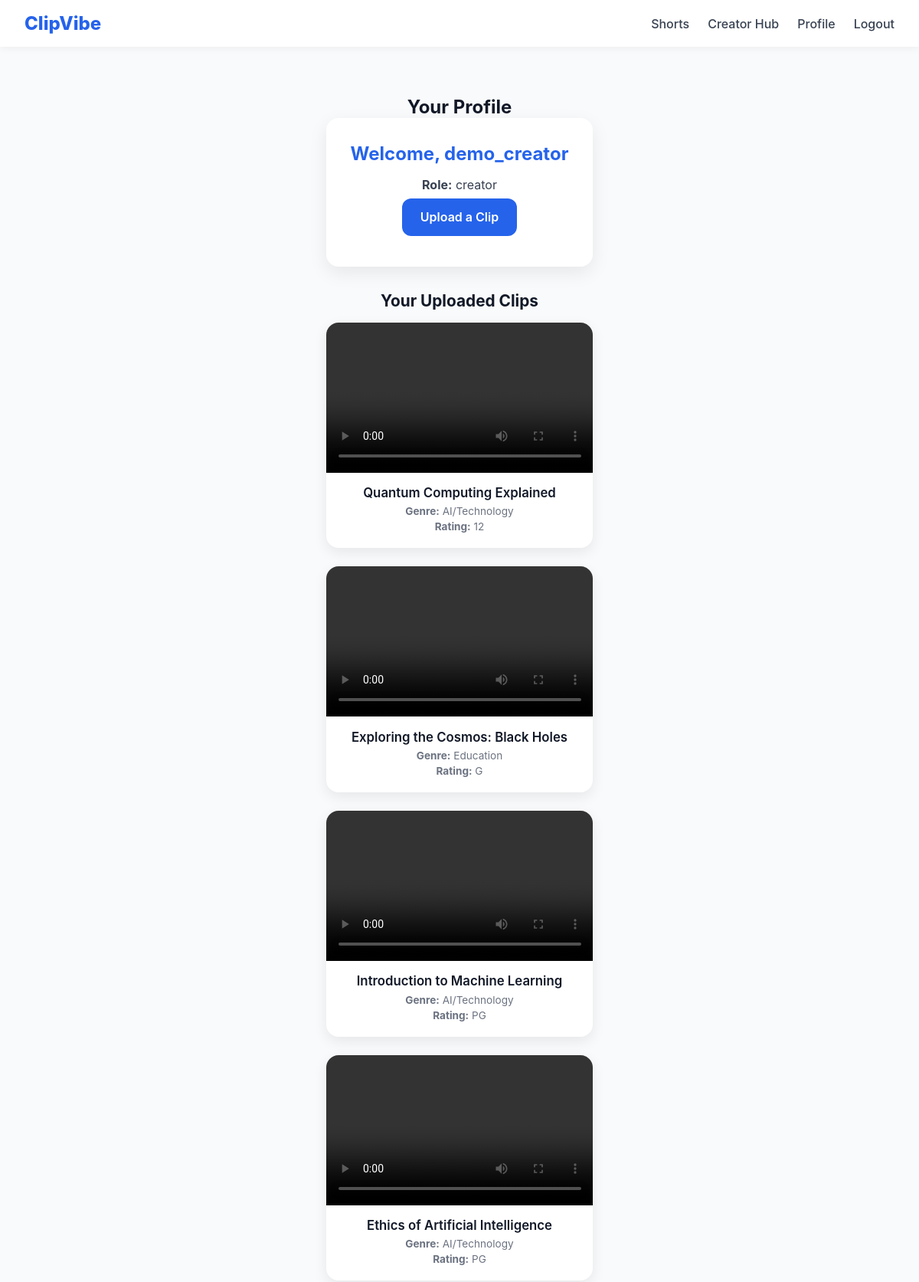
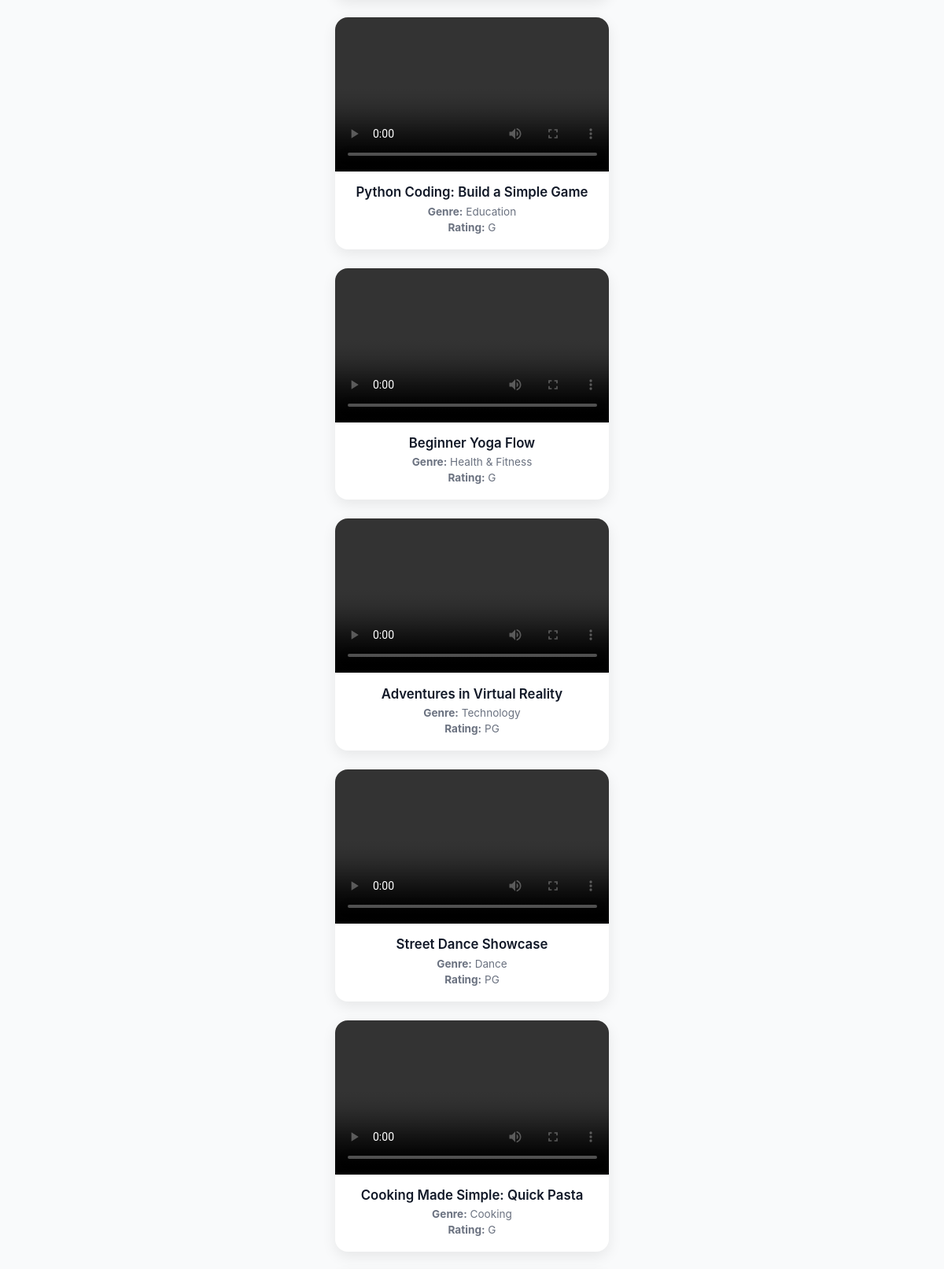
Screenshot of /profile (signed in, upper part) with the database file from the repository (2 pictures, top to bottom).
### tables this page shows
CREATE TABLE users (
    id INTEGER PRIMARY KEY AUTOINCREMENT,
    username TEXT UNIQUE NOT NULL,
    password TEXT NOT NULL,
    role TEXT CHECK(role IN ('creator', 'consumer')) NOT NULL
);

CREATE TABLE videos (
    id INTEGER PRIMARY KEY AUTOINCREMENT,
    title TEXT NOT NULL,
    publisher TEXT NOT NULL,
    producer TEXT,
    genre TEXT,
    age_rating TEXT,
    url TEXT NOT NULL,
    uploaded_by INTEGER,
    FOREIGN KEY (uploaded_by) REFERENCES users(id)
);

### app.py (the view)
@app.route('/profile')
def profile():
    if 'user' not in session:
        flash('Please login first!')
        return redirect(url_for('login'))
    db = get_db()
    user = db.execute(
        'SELECT id, username, role FROM users WHERE id = ?',
        (session['user']['id'],)
    ).fetchone()
    videos = db.execute(
        'SELECT * FROM videos WHERE uploaded_by = ? ORDER BY id DESC',
        (session['user']['id'],)
    ).fetchall()
    return render_template('profile.html', user=user, videos=videos)

### app.py (called while the page is built)
def get_db():
    conn = sqlite3.connect(DATABASE)
    conn.row_factory = sqlite3.Row
    return conn

### templates/profile.html (shortened to what this page needs)
{% extends "base.html" %}
{% block content %}
  <section class="profile-section">
    <h2>Your Profile</h2>
    {% if user %}
      <div class="profile-info">
        <h3>Welcome, {{ user.username }}</h3>
        <p><strong>Role:</strong> {{ user.role or "N/A" }}</p>
        <p><a href="{{ url_for('upload_video') }}" class="btn">Upload a Clip</a></p>
      </div>
      <h3>Your Uploaded Clips</h3>
      {% if videos %}
        <div class="video-grid">
          {% for video in videos %}
            <div class="video-card">
              <video controls>
                <source src="{{ video.url }}" type="video/mp4">
              </video>
              <div class="video-info">
                <h4>{{ video.title }}</h4>
                <p><strong>Genre:</strong> {{ video.genre or "N/A" }}</p>
                <p><strong>Rating:</strong> {{ video.age_rating or "N/A" }}</p>
              </div>
            </div>
          {% endfor %}
        </div>
      {% else %}
        <p>You haven't uploaded any clips yet. <a href="{{ url_for('upload_video') }}">Start uploading now!</a></p>
      {% endif %}
    {% else %}
      <p>Error: User information not available.</p>
    {% endif %}
  </section>
{% endblock %}

### templates/base.html (style rules this page uses)
* { margin: 0; padding: 0; box-sizing: border-box; }
body { font-family: 'Inter', -apple-system, BlinkMacSystemFont, sans-serif; background: #f9fafb; color: #111827; }

### templates/profile.html (style rules this page uses)
.profile-section { max-width: 800px; margin: 2rem auto; padding: 0 1rem; text-align: center; }
.profile-info { background: #fff; padding: 2rem; border-radius: 16px; box-shadow: 0 8px 24px rgba(0,0,0,0.08); margin-bottom: 2rem; }
.profile-info h3 { font-size: 1.5rem; color: #2563eb; margin-bottom: 1rem; }
.profile-info p { font-size: 1rem; color: #374151; margin: 0.5rem 0; }
.btn { display: inline-block; padding: 0.9rem 1.5rem; background: #2563eb; color: #fff; font-weight: 600; font-size: 1rem; border-radius: 12px; text-decoration: none; transition: background 0.3s, transform 0.2s; }
h3 { font-size: 1.3rem; color: #111827; margin-bottom: 1rem; }
.video-grid { display: grid; grid-template-columns: repeat(auto-fill, minmax(260px, 1fr)); gap: 1.5rem; margin-top: 1rem; }
.video-card { background: #fff; border-radius: 16px; overflow: hidden; box-shadow: 0 6px 18px rgba(0,0,0,0.08); transition: transform 0.25s ease, box-shadow 0.25s ease; }
.video-card video { width: 100%; display: block; aspect-ratio: 16 / 9; object-fit: cover; }
.video-info { padding: 1rem; }
.video-info h4 { font-size: 1.05rem; font-weight: 600; margin-bottom: 0.4rem; color: #111827; }
.video-info p { font-size: 0.85rem; color: #6b7280; margin: 0.25rem 0; }

### rows the page displays
users: username "demo_creator", role "creator"
videos: title "Quantum Computing Explained", genre "AI/Technology", age_rating "12"
videos: title "Exploring the Cosmos: Black Holes", genre "Education", age_rating "G"
videos: title "Introduction to Machine Learning", genre "AI/Technology", age_rating "PG"
videos: title "Ethics of Artificial Intelligence", genre "AI/Technology", age_rating "PG"
videos: title "Python Coding: Build a Simple Game", genre "Education", age_rating "G"
videos: title "Beginner Yoga Flow", genre "Health & Fitness", age_rating "G"
videos: title "Adventures in Virtual Reality", genre "Technology", age_rating "PG"
videos: title "Street Dance Showcase", genre "Dance", age_rating "PG"
videos: title "Cooking Made Simple: Quick Pasta", genre "Cooking", age_rating "G"
